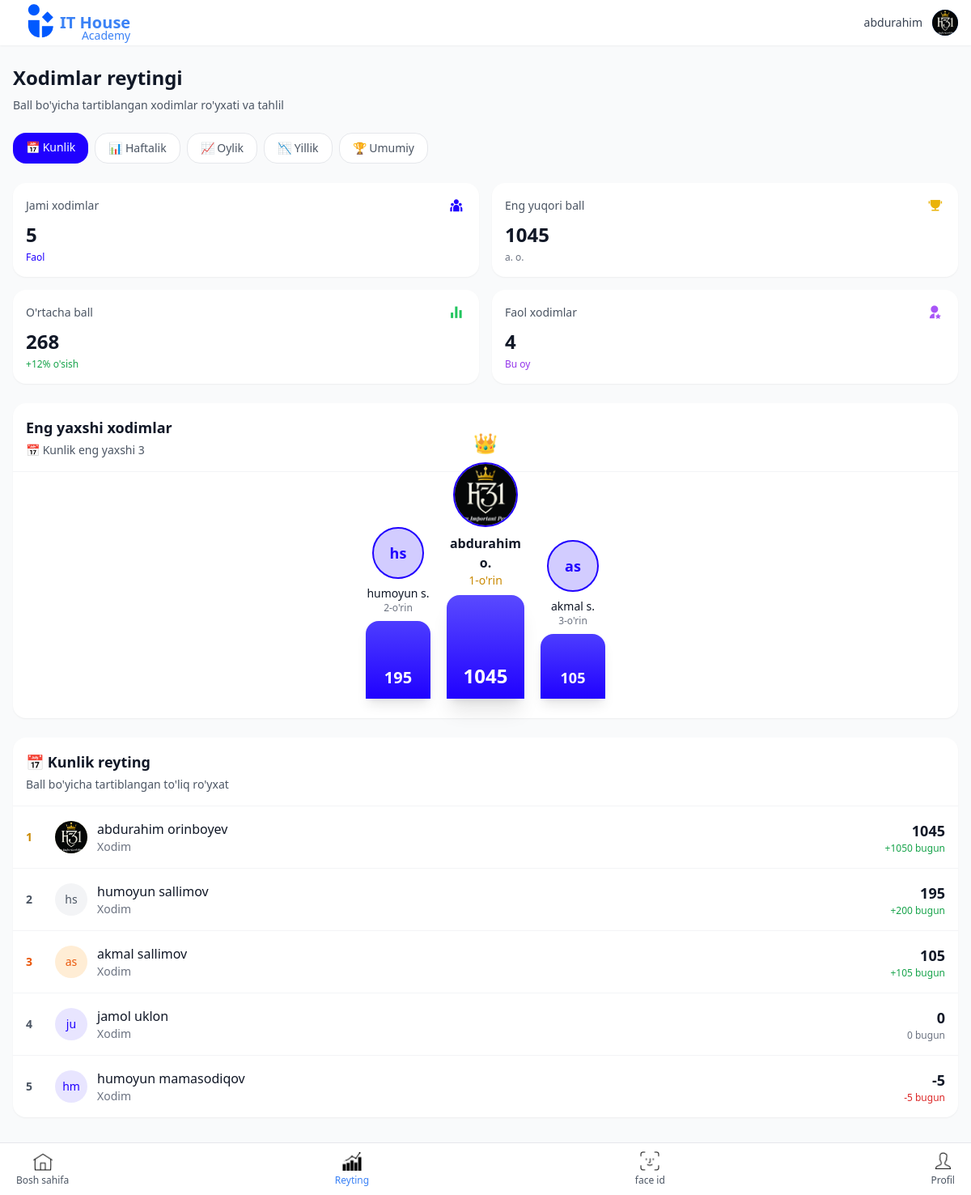
Before: /reytinglar/ (signed in) with the older database file.
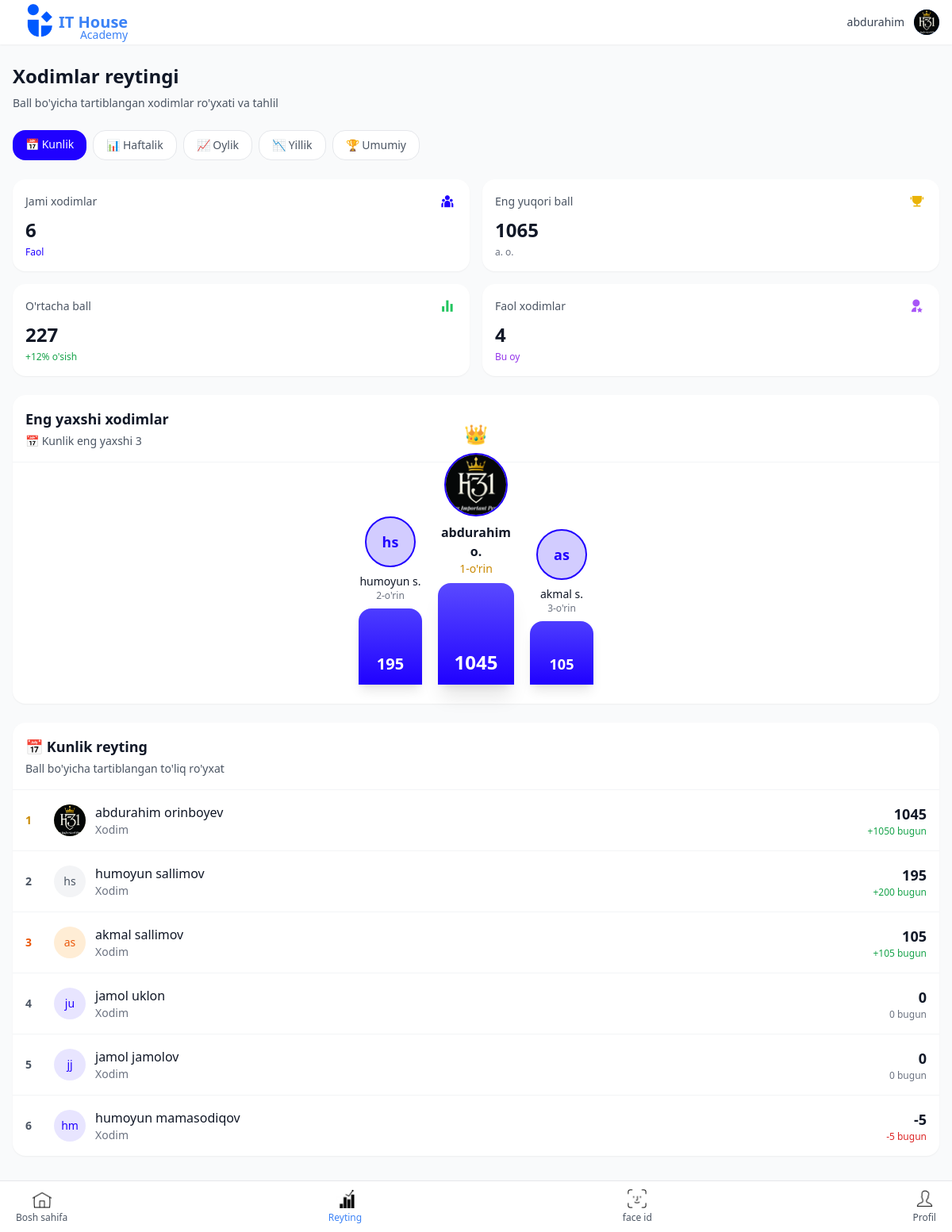
After: the same page with the newer database file.
### main/models.py (models this page shows, shortened)
class Xodim(models.Model):
    user = models.OneToOneField(User, on_delete=models.CASCADE, related_name='xodim')
    ism = models.CharField(max_length=100)
    familya = models.CharField(max_length=100)
    telefon = models.CharField(max_length=20)
    rasm = models.ImageField(upload_to='xodim_rasmlari/', null=True, blank=True)
    bonus_ball = models.IntegerField(default=0)
    bonus_pul = models.DecimalField(max_digits=12, decimal_places=2, default=0)
    jarima_ball = models.IntegerField(default=0)
    jarima_pul = models.DecimalField(max_digits=12, decimal_places=2, default=0)
    reyting_ball = models.IntegerField(default=0)
    reyting_pul = models.DecimalField(max_digits=12, decimal_places=2, default=0)
    created_at = models.DateTimeField(auto_now_add=True)
    updated_at = models.DateTimeField(auto_now=True)
    class Meta:
        ordering = ['-reyting_ball']
        verbose_name = "Xodim"
        verbose_name_plural = "Xodimlar"

### main/views.py (the view)
# urls.py: path('reytinglar/', views.reytinglar, name='reytinglar'),
@login_required
def reytinglar(request):
    davr = request.GET.get('davr', 'kunlik')  # Default: kunlik
    xodimlar = Xodim.objects.all()
    jami_xodimlar = xodimlar.count()
    bugun = timezone.now().date()
    hafta_boshi = bugun - timedelta(days=bugun.weekday())
    oy_boshi = bugun.replace(day=1)
    yil_boshi = bugun.replace(month=1, day=1)
    for xodim in xodimlar:
        kunlik_bonus = BonusRecord.objects.filter(
            xodim=xodim,
            sana__date=bugun
        ).aggregate(Sum('ball_miqdori'))['ball_miqdori__sum'] or 0
        kunlik_jarima = JarimaRecord.objects.filter(
            xodim=xodim,
            sana__date=bugun
        ).aggregate(Sum('ball_miqdori'))['ball_miqdori__sum'] or 0
        xodim.kunlik_reyting = kunlik_bonus - kunlik_jarima
        haftalik_bonus = BonusRecord.objects.filter(
            xodim=xodim,
            sana__date__gte=hafta_boshi
        ).aggregate(Sum('ball_miqdori'))['ball_miqdori__sum'] or 0
        haftalik_jarima = JarimaRecord.objects.filter(
            xodim=xodim,
            sana__date__gte=hafta_boshi
        ).aggregate(Sum('ball_miqdori'))['ball_miqdori__sum'] or 0
        xodim.haftalik_reyting = haftalik_bonus - haftalik_jarima
        oylik_bonus = BonusRecord.objects.filter(
            xodim=xodim,
            sana__date__gte=oy_boshi
        ).aggregate(Sum('ball_miqdori'))['ball_miqdori__sum'] or 0
        oylik_jarima = JarimaRecord.objects.filter(
            xodim=xodim,
            sana__date__gte=oy_boshi
        ).aggregate(Sum('ball_miqdori'))['ball_miqdori__sum'] or 0
        xodim.oylik_reyting = oylik_bonus - oylik_jarima
        yillik_bonus = BonusRecord.objects.filter(
            xodim=xodim,
            sana__date__gte=yil_boshi
        ).aggregate(Sum('ball_miqdori'))['ball_miqdori__sum'] or 0
        yillik_jarima = JarimaRecord.objects.filter(
            xodim=xodim,
            sana__date__gte=yil_boshi
        ).aggregate(Sum('ball_miqdori'))['ball_miqdori__sum'] or 0
        xodim.yillik_reyting = yillik_bonus - yillik_jarima
        xodim.bugungi_ball = kunlik_bonus
        xodim.bugungi_jarima = kunlik_jarima
    if davr == 'kunlik':
        xodimlar = sorted(xodimlar, key=lambda x: x.kunlik_reyting, reverse=True)
    elif davr == 'haftalik':
        xodimlar = sorted(xodimlar, key=lambda x: x.haftalik_reyting, reverse=True)
    elif davr == 'oylik':
        xodimlar = sorted(xodimlar, key=lambda x: x.oylik_reyting, reverse=True)
    elif davr == 'yillik':
        xodimlar = sorted(xodimlar, key=lambda x: x.yillik_reyting, reverse=True)
    else:  # umumiy
        xodimlar = xodimlar.order_by('-reyting_ball')
    eng_yuqori_xodim = Xodim.objects.order_by('-reyting_ball').first()
    eng_yuqori_ball = eng_yuqori_xodim.reyting_ball if eng_yuqori_xodim else 0
    ortacha_ball = Xodim.objects.aggregate(Avg('reyting_ball'))['reyting_ball__avg'] or 0
    ortacha_ball = round(ortacha_ball)
    bir_hafta_oldin = timezone.now() - timedelta(days=7)
    faol_xodimlar = Xodim.objects.filter(
        Q(bonus_recordlari__sana__gte=bir_hafta_oldin) |
        Q(jarima_recordlari__sana__gte=bir_hafta_oldin)
    ).distinct().count()
    top_3 = list(xodimlar)[:3]
    podium = {}
    for i, xodim in enumerate(top_3, 1):
        if davr == 'kunlik':
            ball = xodim.kunlik_reyting
        elif davr == 'haftalik':
            ball = xodim.haftalik_reyting
        elif davr == 'oylik':
            ball = xodim.oylik_reyting
        elif davr == 'yillik':
            ball = xodim.yillik_reyting
        else:
            ball = xodim.reyting_ball
        if len(xodim.ism) > 0 and len(xodim.familya) > 0:
            name_short = f"{xodim.ism} {xodim.familya[0]}."
        else:
            name_short = xodim.ism
        rasm_url = None
        try:
            if xodim.rasm and hasattr(xodim.rasm, 'url') and xodim.rasm.url:
                rasm_url = xodim.rasm.url
                print(f"Rasm topildi: {xodim.ism} - {rasm_url}")  # Terminalda tekshirish
        except:
            rasm_url = None
            print(f"Rasm xatosi: {xodim.ism}")
        podium[i] = {
            'name': name_short,
            'full_name': f"{xodim.ism} {xodim.familya}",
            'initials': f"{xodim.ism[0]}{xodim.familya[0]}",
            'score': ball,
            'rasm': rasm_url,  # RASM URL QO'SHILDI
        }
    print("="*50)
    print(f"Davr: {davr}")
    print("Podium ma'lumotlari:")
    for key, value in podium.items():
        print(f"  {key}. {value['name']} - ball: {value['score']} - rasm: {value['rasm']}")
    print("="*50)
    context = {
        'xodimlar': xodimlar,
        'jami_xodimlar': jami_xodimlar,
        'eng_yuqori_ball': eng_yuqori_ball,
        'eng_yuqori_xodim': f"{eng_yuqori_xodim.ism[0]}. {eng_yuqori_xodim.familya[0]}." if eng_yuqori_xodim else '',
        'ortacha_ball': ortacha_ball,
        'ortacha_osish': 12,  # Hisoblash mumkin
        'faol_xodimlar': faol_xodimlar,
        'podium': podium,
        'davr': davr,
        'bugun': bugun,
    }
    return render(request, 'main/reytinglar.html', context)

### main/templates/main/reytinglar.html (shortened to what the changed rows need)
{% extends 'base.html' %}
{% block content %}
<div class="mb-6">
    <h2 class="text-2xl font-bold text-gray-900 mb-2">Xodimlar reytingi</h2>
</div>
<div class="grid grid-cols-2 gap-4 mb-6">
    <div class="bg-white rounded-lg p-4 shadow-sm">
        <div class="flex items-center justify-between mb-2">
            <span class="text-sm text-gray-600">Jami xodimlar</span>
            <div class="w-6 h-6 flex items-center justify-center">
            </div>
        </div>
        <div class="text-2xl font-bold text-gray-900">{{ jami_xodimlar|default:"24" }}</div>
        <div class="text-xs text-[#2001FF] mt-1">Faol</div>
    </div>
    <div class="bg-white rounded-lg p-4 shadow-sm">
        <div class="flex items-center justify-between mb-2">
            <span class="text-sm text-gray-600">Eng yuqori ball</span>
            <div class="w-6 h-6 flex items-center justify-center">
            </div>
        </div>
        <div class="text-2xl font-bold text-gray-900">{{ eng_yuqori_ball|default:"1,850" }}</div>
        <div class="text-xs text-gray-500 mt-1">{{ eng_yuqori_xodim|default:"Nilufar I." }}</div>
    </div>
    <div class="bg-white rounded-lg p-4 shadow-sm">
        <div class="flex items-center justify-between mb-2">
            <span class="text-sm text-gray-600">O'rtacha ball</span>
            <div class="w-6 h-6 flex items-center justify-center">
            </div>
        </div>
        <div class="text-2xl font-bold text-gray-900">{{ ortacha_ball|default:"985" }}</div>
        <div class="text-xs text-green-600 mt-1">+{{ ortacha_osish|default:"12" }}% o'sish</div>
    </div>
</div>
<div class="bg-white rounded-lg shadow-sm">
    <div class="divide-y divide-gray-100">
        {% if xodimlar %}
            {% for xodim in xodimlar|slice:":10" %}
            <div class="p-4">
                <div class="flex items-center justify-between">
                    <div class="flex items-center space-x-3">
                        <span class="w-6 text-sm font-bold
                            {% if forloop.counter == 1 %}text-yellow-600
                            {% elif forloop.counter == 2 %}text-gray-600
                            {% elif forloop.counter == 3 %}text-orange-600
                            {% else %}text-gray-600{% endif %}">
                            {{ forloop.counter }}
                        </span>
                        <div class="w-10 h-10
                            {% if forloop.counter == 1 %}bg-yellow-100
                            {% elif forloop.counter == 2 %}bg-gray-100
                            {% elif forloop.counter == 3 %}bg-orange-100
                            {% else %}bg-[#2001FF] bg-opacity-10{% endif %} rounded-full flex items-center justify-center overflow-hidden">
                            {% if xodim.rasm and xodim.rasm.url %}
                                <img src="{{ xodim.rasm.url }}" alt="{{ xodim.ism }}" class="w-full h-full object-cover">
                            {% else %}
                                <span class="text-sm font-medium
                                    {% if forloop.counter == 1 %}text-yellow-600
                                    {% elif forloop.counter == 2 %}text-gray-600
                                    {% elif forloop.counter == 3 %}text-orange-600
                                    {% else %}text-[#2001FF]{% endif %}">
                                    {{ xodim.ism|first }}{{ xodim.familya|first }}
                                </span>
                            {% endif %}
                        </div>
                        <div>
                            <a href="{% url 'xodim_detail' xodim.id %}" class="font-medium text-gray-900 hover:text-[#2001FF]">
                                {{ xodim.ism }} {{ xodim.familya }}
                            </a>
                            <div class="text-sm text-gray-500">{{ xodim.lavozim|default:"Xodim" }}</div>
                        </div>
                    </div>
                    <div class="text-right">
                        <div class="text-lg font-semibold text-gray-900">
                            {% if davr == 'kunlik' %}
                                {{ xodim.kunlik_reyting }}
                            {% elif davr == 'haftalik' %}
                                {{ xodim.haftalik_reyting }}
                            {% elif davr == 'oylik' %}
                                {{ xodim.oylik_reyting }}
                            {% elif davr == 'yillik' %}
                                {{ xodim.yillik_reyting }}
                            {% else %}
                                {{ xodim.reyting_ball }}
                            {% endif %}
                        </div>
                        <div class="text-xs
                            {% if xodim.bugungi_ball > 0 %}text-green-600
                            {% elif xodim.bugungi_jarima > 0 %}text-red-600
                            {% else %}text-gray-500{% endif %}">
                            {% if xodim.bugungi_ball > 0 %}+{{ xodim.bugungi_ball }} bugun
                            {% elif xodim.bugungi_jarima > 0 %}-{{ xodim.bugungi_jarima }} bugun
                            {% else %}0 bugun{% endif %}
                        </div>
                    </div>
                </div>
            </div>
            {% endfor %}
        {% else %}
            <div class="p-8 text-center text-gray-500">
                <i class="ri-inbox-line text-4xl mb-2"></i>
                <p>Hozircha hech qanday ma'lumot yo'q</p>
            </div>
        {% endif %}
    </div>
</div>
{% endblock %}

Changed rows visible on the page:
added Xodim: ism|first "j", familya|first "j", ism "jamol", familya "jamolov", lavozim "Xodim", kunlik_reyting "0", shows "0 bugun"
Other visible differences:
{{ jami_xodimlar|default:"24" }}: "5" → "6"
{{ eng_yuqori_ball|default:"1,850" }}: "1045" → "1065"
{{ ortacha_ball|default:"985" }}: "268" → "227"
